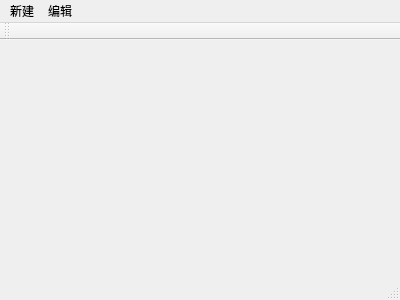
<?xml version="1.0" encoding="UTF-8"?>
<ui version="4.0">
 <class>MainWindow</class>
 <widget class="QMainWindow" name="MainWindow">
  <property name="geometry">
   <rect>
    <x>0</x>
    <y>0</y>
    <width>400</width>
    <height>300</height>
   </rect>
  </property>
  <property name="windowTitle">
   <string>MainWindow</string>
  </property>
  <widget class="QWidget" name="centralWidget"/>
  <widget class="QMenuBar" name="menuBar">
   <property name="geometry">
    <rect>
     <x>0</x>
     <y>0</y>
     <width>400</width>
     <height>23</height>
    </rect>
   </property>
   <widget class="QMenu" name="menu">
    <property name="title">
     <string>新建</string>
    </property>
    <addaction name="actionnew"/>
    <addaction name="actionda"/>
   </widget>
   <widget class="QMenu" name="menu_2">
    <property name="title">
     <string>编辑</string>
    </property>
   </widget>
   <addaction name="menu"/>
   <addaction name="menu_2"/>
  </widget>
  <widget class="QToolBar" name="mainToolBar">
   <attribute name="toolBarArea">
    <enum>TopToolBarArea</enum>
   </attribute>
   <attribute name="toolBarBreak">
    <bool>false</bool>
   </attribute>
  </widget>
  <widget class="QStatusBar" name="statusBar"/>
  <action name="actionnew">
   <property name="text">
    <string>新建</string>
   </property>
  </action>
  <action name="actionda">
   <property name="text">
    <string>打开</string>
   </property>
  </action>
 </widget>
 <layoutdefault spacing="6" margin="11"/>
 <resources/>
 <connections/>
</ui>
